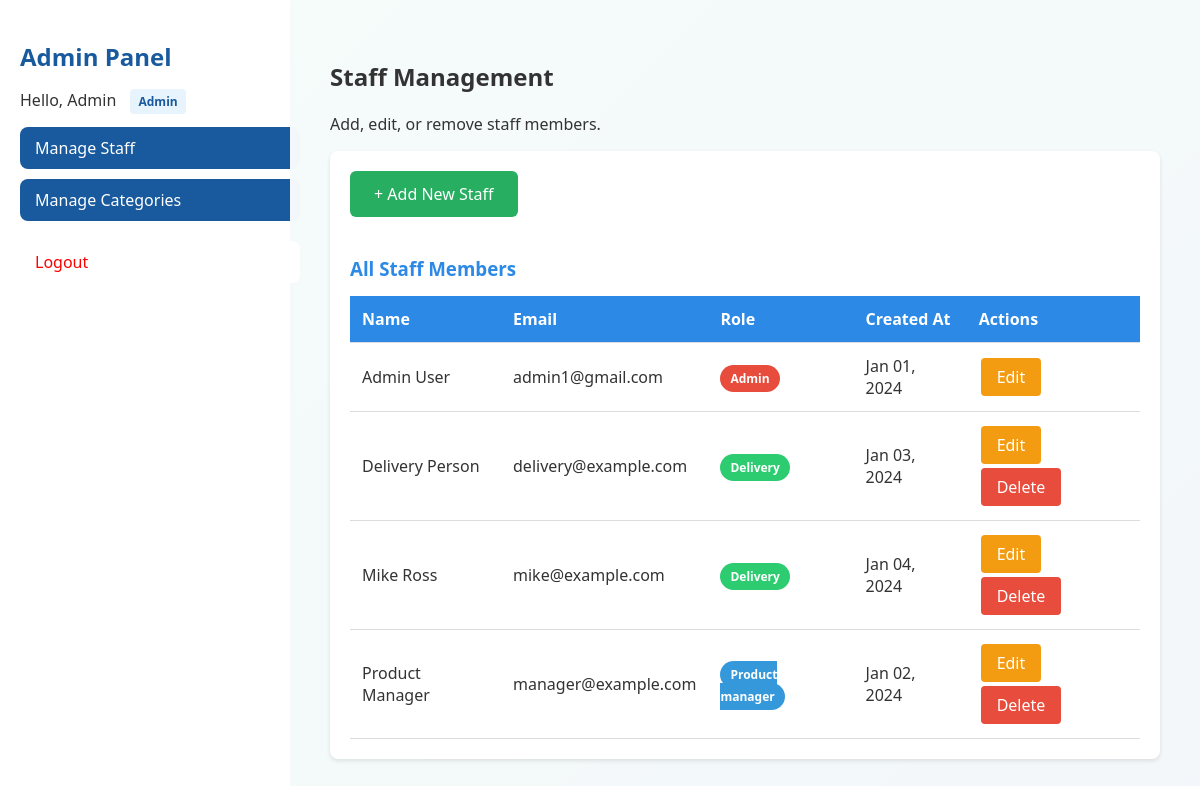
The app's page /admin/staff_management.php (signed in) with its own data.
### tables this page shows
CREATE TABLE tbl_staff (
    Staff_id VARCHAR(11) PRIMARY KEY,
    Staff_fname VARCHAR(100) NOT NULL,
    Staff_lname VARCHAR(100) NOT NULL,
    Staff_street VARCHAR(200) NOT NULL,
    Staff_city VARCHAR(100) NOT NULL,
    Staff_age INT NOT NULL,
    Staff_gender VARCHAR(20) NOT NULL,
    Staff_ph VARCHAR(20) NOT NULL,
    Staff_email VARCHAR(200) NOT NULL,
    Staff_DOJ DATE NOT NULL,
    Username VARCHAR(225) NOT NULL,
    Password VARCHAR(225) NOT NULL,
    role ENUM('admin', 'delivery', 'product_manager') NOT NULL DEFAULT 'delivery'
);

### session_manager.php (called while the page is built, shortened)
<?php
function isCustomerLoggedIn() {
    return isset($_SESSION['customer_id']) && isset($_SESSION['customer_name']);
}
function isStaffLoggedIn() {
    return isset($_SESSION['staff_id']) && isset($_SESSION['staff_name']);
}
function getCurrentUserId() {
    if (isStaffLoggedIn()) {
        return $_SESSION['staff_id'];
    }
    return null;
}
function getCurrentUsername() {
    if (isStaffLoggedIn()) {
        return $_SESSION['staff_name'];
    }
    return null;
}
?>

### admin/staff_management.php (the view, shortened to what this page needs)
<?php
require_once '../session_manager.php';
include '../db_connect.php';
$sql = "SELECT * FROM tbl_staff ORDER BY role, Staff_fname, Staff_lname";
$result = $conn->query($sql);
?>
<!DOCTYPE html>
<html lang="en">
<head>
  <link rel="stylesheet" href="../css/admin_dashboard.css">
</head>
<body>
  <div class="dashboard">
    <aside class="sidebar">
      <h2>Admin Panel</h2>
      <p>Hello, <?= htmlspecialchars(getCurrentUsername()) ?> <span class="role-badge">Admin</span></p>
      <ul>
        <li><a href="staff_management.php">Manage Staff</a></li>
        <li><a href="category_management.php">Manage Categories</a></li>
        <li><a class="logout-link" href="../authentication/logout.php">Logout</a></li>
      </ul>
    </aside>
    <main class="main-content">
      <h2>Staff Management</h2>
      <p>Add, edit, or remove staff members.</p>
      <div class="section">
        <a href="add_staff.php" class="add-product-btn">+ Add New Staff</a>
        <h3>All Staff Members</h3>
        <?php if ($result->num_rows > 0): ?>
          <table>
            <thead>
              <tr>
                <th>Name</th>
                <th>Email</th>
                <th>Role</th>
                <th>Created At</th>
                <th>Actions</th>
              </tr>
            </thead>
            <tbody>
              <?php while ($staff = $result->fetch_assoc()): ?>
                <tr>
                  <td><?php echo htmlspecialchars($staff['Staff_fname'] . ' ' . $staff['Staff_lname']); ?></td>
                  <td><?php echo htmlspecialchars($staff['Staff_email']); ?></td>
                  <td><span class="role-badge-table <?php echo htmlspecialchars($staff['role']); ?>"><?php echo ucfirst(str_replace('_', ' ', $staff['role'])); ?></span></td>
                  <td><?php echo date('M d, Y', strtotime($staff['Staff_DOJ'])); ?></td>
                  <td>
                    <a href="edit_staff.php?id=<?php echo $staff['Staff_id']; ?>" class="btn btn-warning">Edit</a>
                    <?php if ($staff['Staff_id'] !== getCurrentUserId()):  ?>
                      <a href="?delete=<?php echo $staff['Staff_id']; ?>" class="btn btn-danger" onclick="return confirm('Are you sure you want to delete this staff member?')">Delete</a>
                    <?php endif; ?>
                  </td>
                </tr>
              <?php endwhile; ?>
            </tbody>
          </table>
        <?php else: ?>
          <p>No staff members found.</p>
        <?php endif; ?>
      </div>
    </main>
  </div>
</body>
</html>

### css/admin_dashboard.css (style rules this page uses)
body { margin: 0; font-family: 'Segoe UI', sans-serif; display: flex; height: 100vh; background: linear-gradient(135deg, #43cea2, #185a9d); color: #333; }
.dashboard { display: flex; width: 100%; }
.sidebar { background: white; padding: 20px; width: 250px; box-shadow: 2px 0 5px rgba(0,0,0,0.1); }
.sidebar h2 { margin-bottom: 10px; color: #185a9d; }
.sidebar ul { list-style: none; padding: 0; }
.sidebar li { margin: 10px 0; }
.sidebar a { background: #185a9d; color: white; padding: 10px 15px; border: none; border-radius: 8px; text-decoration: none; cursor: pointer; width: 100%; text-align: left; transition: background 0.3s ease; display: block; }
.main-content { flex: 1; padding: 40px; background: rgba(255,255,255,0.95); overflow-y: auto; }
.logout-link { margin-top: 20px; display: block; color: red !important; background: #fff !important; text-align: center; border: 1px solid red; }
.role-badge { background: #e8f4fd; color: #185a9d; padding: 4px 8px; border-radius: 4px; font-size: 12px; font-weight: bold; margin-left: 10px; }
.section { background: white; padding: 20px; border-radius: 8px; margin-bottom: 20px; box-shadow: 0 2px 4px rgba(0,0,0,0.1); }
.section h2, .section h3 { color: #2d89e6; margin-bottom: 15px; }
table { width: 100%; border-collapse: collapse; margin-top: 15px; }
th, td { padding: 12px; text-align: left; border-bottom: 1px solid #ddd; }
th { background-color: #2d89e6; color: white; }
.btn { padding: 8px 16px; border: none; border-radius: 4px; cursor: pointer; margin: 2px; text-decoration: none; display: inline-block; color: white; }
.btn-warning { background: #f39c12; }
.btn-danger { background: #e74c3c; }
.add-product-btn { background: #27ae60; color: white; padding: 12px 24px; border: none; border-radius: 6px; cursor: pointer; font-size: 16px; margin-bottom: 20px; text-decoration: none; display: inline-block; }
.role-badge-table { padding: 5px 10px; border-radius: 15px; color: white; font-size: 12px; font-weight: bold; }
.role-badge-table.admin { background-color: #e74c3c; }
.role-badge-table.product_manager { background-color: #3498db; }
.role-badge-table.delivery { background-color: #2ecc71; }

### records on screen
tbl_staff: Staff_fname+Staff_lname "Admin User", Staff_email "admin1@gmail.com", role "Admin", Staff_DOJ "Jan 01, 2024"
tbl_staff: Staff_fname+Staff_lname "Delivery Person", Staff_email "delivery@example.com", role "Delivery", Staff_DOJ "Jan 03, 2024"
tbl_staff: Staff_fname+Staff_lname "Mike Ross", Staff_email "mike@example.com", role "Delivery", Staff_DOJ "Jan 04, 2024"
tbl_staff: Staff_fname+Staff_lname "Product Manager", Staff_email "manager@example.com", role "Product manager", Staff_DOJ "Jan 02, 2024"

### other values on screen
getCurrentUsername() "Admin"
